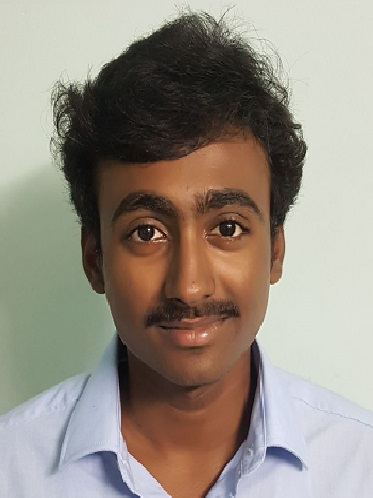
#> input picture mysite/music/media/14_-_580_photo_1.jpg, 373 x 498 px, given as the content of the folder webcam, which was not available
$ python -i trainner.py   (imports and definitions only)   (Python 2 division)
#> lines starting #> are read from the running program, lines starting #| are printed output that depends on the picture; pictures that were not available may be replaced by others from this repository, and a replacement may not be noted
import cv2,os
import numpy as np
from PIL import Image

# [1 line that did not run here, left out]
detector= cv2.CascadeClassifier("haarcascade_frontalface_default.xml");

def getImagesAndLabels(path):
    #get the path of all the files in the folder
#> called with path = 'webcam'
    imagePaths=[os.path.join(path,f) for f in os.listdir(path)]
    #create empth face list
    faceSamples=[]
    #create empty ID list
    Ids=[]
    #now looping through all the image paths and loading the Ids and the images
    for imagePath in imagePaths:
        #loading the image and converting it to gray scale
        pilImage=Image.open(imagePath).convert('L')
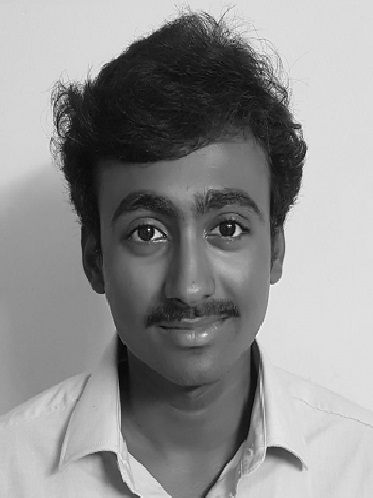
#> pilImage: PIL image 373x498 L; min 2, max 254, mean 143
        #Now we are converting the PIL image into numpy array
        imageNp=np.array(pilImage,'uint8')
        #getting the Id from the image
        Id=(os.path.split(imagePath)[-1].split(".")[1])
        # extract the face from the training image sample
        faces=detector.detectMultiScale(imageNp)
#> faces = [[62, 130, 250, 250]]
        #If a face is there then append that in the list as well as Id of it
        for (x,y,w,h) in faces:
            faceSamples.append(imageNp[y:y+h,x:x+w])
	    print Id
            Ids.append(Id)
#> this loop made 1 pass
#| jpg
#> after the loop, Ids = ['jpg']; faceSamples = 1 item
    return faceSamples,Ids


faces,Ids = getImagesAndLabels('webcam')
#> faces = 1 item; Ids = ['jpg']
# [2 lines not run here, left out]

>>> result = getImagesAndLabels('../music/media/14_-_580_photo_1.jpg')
#> the loop in getImagesAndLabels (call 2), `for (x,y,w,h) in faces:` made 1 pass
#| jpg

$ run again, on mysite/music/media/20150829-DSC_6421.jpg
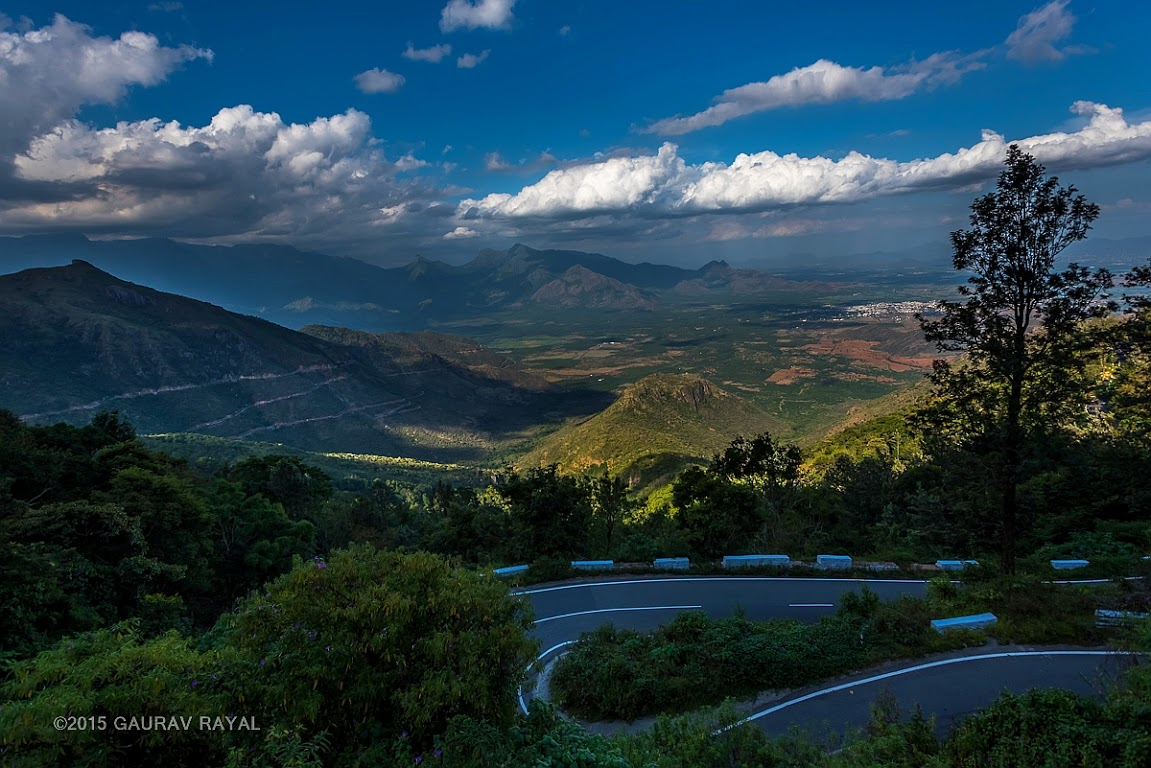
#> input picture mysite/music/media/20150829-DSC_6421.jpg, 1151 x 768 px, given as the content of the folder webcam, which was not available
#> in getImagesAndLabels, `pilImage=Image.open(imagePath).convert('L')`:
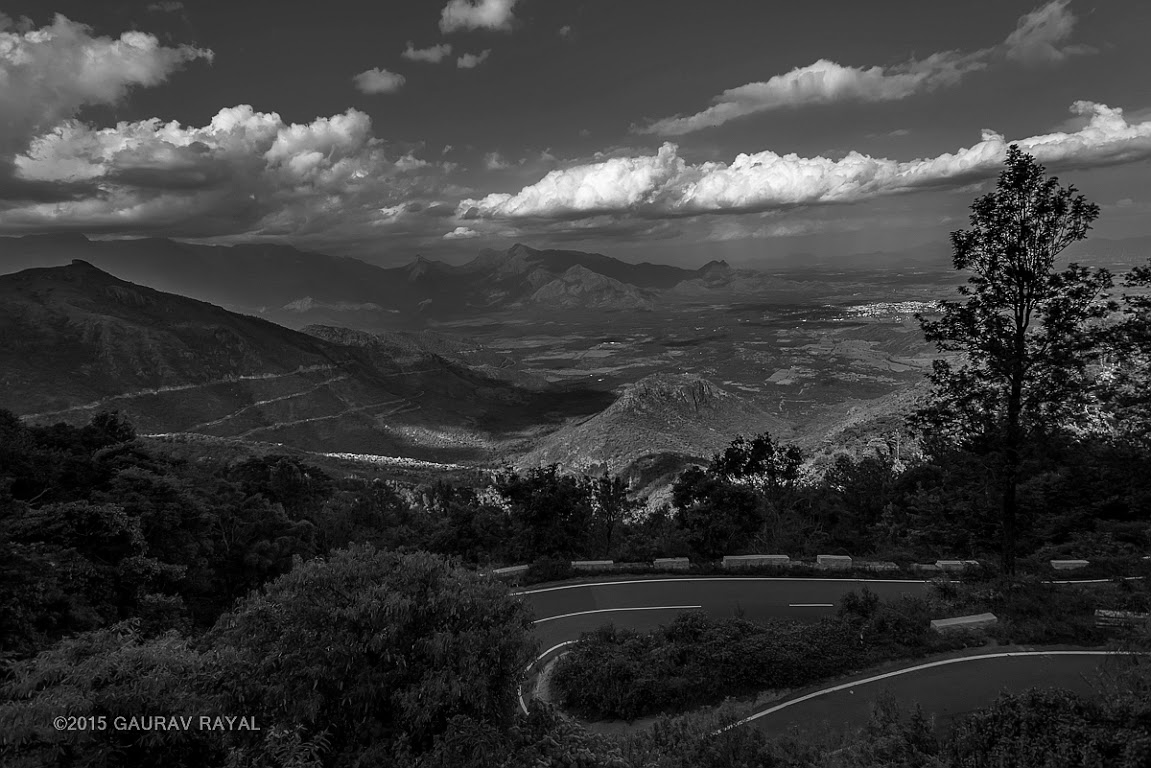
#> pilImage: PIL image 1151x768 L; min 0, max 254, mean 57.3
#> in getImagesAndLabels, `faces=detector.detectMultiScale(imageNp)`: faces = [[1015, 324, 45, 45]]
#> the loop in getImagesAndLabels, `for (x,y,w,h) in faces:` made 1 pass
#> (printed output is left out)
#> after the loop in getImagesAndLabels, `for (x,y,w,h) in faces:`: Ids = ['jpg']; faceSamples = 1 item
#> `faces,Ids = getImagesAndLabels('webcam')`: Ids = ['jpg']
#> the loop in getImagesAndLabels (call 2), `for (x,y,w,h) in faces:` made 1 pass
#> (printed output is left out)
